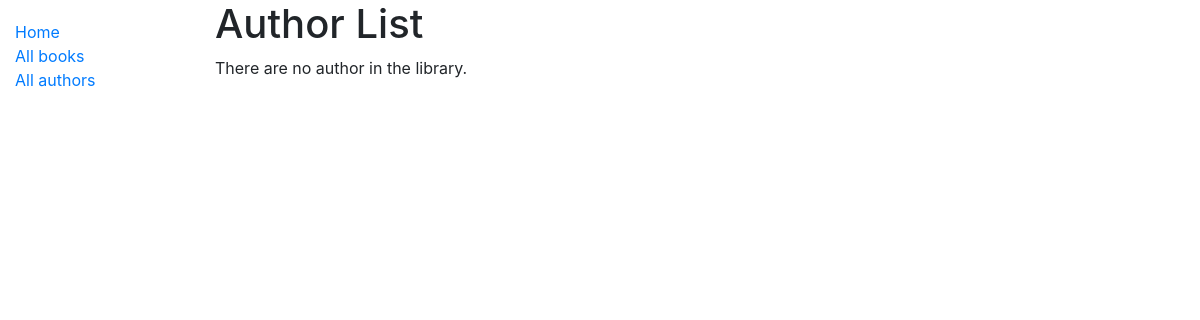
Page /catalog/authors/ on the earlier database version.
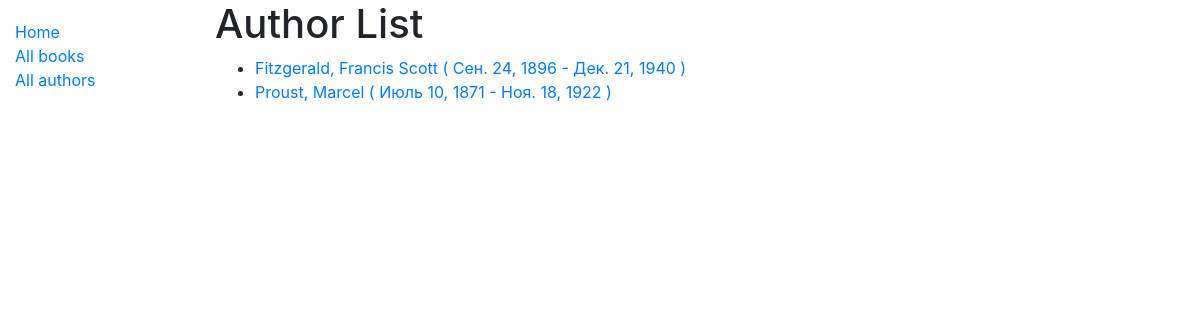
Same page on the later database version.
### catalog/models.py (models this page shows)
class Author(models.Model):
    first_name = models.CharField(max_length=100)
    last_name = models.CharField(max_length=100)
    date_of_birth = models.DateField(null=True, blank=True)
    date_of_death = models.DateField('Died', null=True, blank=True)
    class Meta:
        ordering = ['last_name', 'first_name']
    def get_absolute_url(self):
        return reverse('author-detail', args=[str(self.id)])
    def __str__(self):
        return f'{self.last_name}, {self.first_name}'

### catalog/views.py (the view)
# urls.py: path('authors/', views.AuthorListView.as_view(), name='authors'),
class AuthorListView(generic.ListView):
    model = Author

### catalog/templates/catalog/author_list.html
{% extends "base_generic.html" %}
{% block content %}
  <h1>Author List</h1>
  {% if author_list %}
  <ul>
    {% for author in author_list %}
      <li>
        <a href="{{ author.get_absolute_url }}">{{ author }} ( {{ author.date_of_birth }}{% if author.date_of_death %} - {{ author.date_of_death }}{% endif %} )</a>
      </li>
    {% endfor %}
  </ul>
  {% else %}
    <p>There are no author in the library.</p>
  {% endif %}
{% endblock %}

Differences in the rows shown:
added Author: last_name+first_name "Fitzgerald, Francis Scott", date_of_birth "Сен. 24, 1896", date_of_death "Дек. 21, 1940"
added Author: last_name+first_name "Proust, Marcel", date_of_birth "Июль 10, 1871", date_of_death "Ноя. 18, 1922"
Other differences:
text no longer shown: "There are no author in the library."
